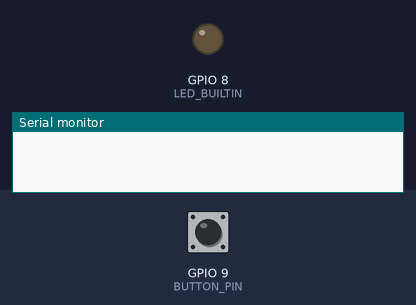
The sketch below on a simulated ESP32-S3. Parts: output pins drawn as LEDs (lit = HIGH), the last lines printed to the serial monitor. The inputs (shaded band) are chosen by the test bench; at power-on: GPIO 9 (BUTTON_PIN) HIGH. WiFi joins after 1.5 s; servers stay silent unless stated; I2S audio is not simulated (input reads silence).

Above: at 0.0 s.
At 5.2 s:
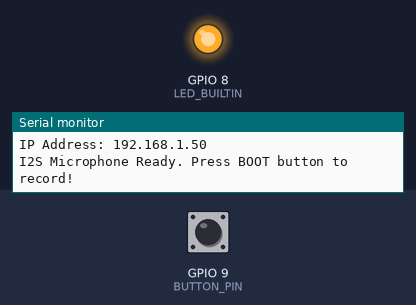
5.3 s: GPIO 9 (BUTTON_PIN) pulled LOW for 0.15 s
Timing chart, 0 to 8.3 s (numbered marks = the images above; inputs shaded):
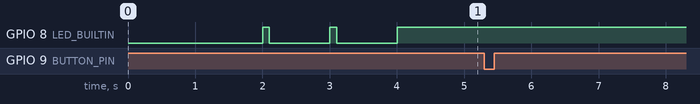

The sketch:

Mic.ino
```cpp
#include <WiFi.h>
#include "esp_wifi.h"
#include <driver/i2s.h>

// --- Network Settings ---
const char* ssid = "moto";
const char* password = "Akshaykumar401";

// Server Details (Update with your computer's local IPv4)
const char* serverIP = "192.168.3.234";
const int serverPort = 5000;

// --- Hardware Pins ---
#define LED_BUILTIN 8   // Onboard Blue LED
#define BUTTON_PIN 9    // Onboard BOOT Button
#define I2S_SD 4        // INMP441 SD (Serial Data)
#define I2S_WS 5        // INMP441 WS (Word Select)
#define I2S_SCK 6       // INMP441 SCK (Clock)

#define I2S_PORT I2S_NUM_0
#define SAMPLE_RATE 16000
#define RECORD_TIME_SEC 60 // Max 1 minute recording

// Processing 512 16-bit samples (1024 bytes) per chunk prevents Wi-Fi stutter
#define SAMPLES_PER_CHUNK 512

void setupI2S() {
  i2s_config_t i2s_config = {
    .mode = (i2s_mode_t)(I2S_MODE_MASTER | I2S_MODE_RX),
    .sample_rate = SAMPLE_RATE,
    .bits_per_sample = I2S_BITS_PER_SAMPLE_32BIT, // Native 24/32-bit format of INMP441
    .channel_format = I2S_CHANNEL_FMT_ONLY_LEFT,
    .communication_format = i2s_comm_format_t(I2S_COMM_FORMAT_STAND_I2S),
    .intr_alloc_flags = ESP_INTR_FLAG_LEVEL1,
    .dma_buf_count = 8,
    .dma_buf_len = 512,
    .use_apll = false
  };

  i2s_pin_config_t pin_config = {
    .bck_io_num = I2S_SCK,
    .ws_io_num = I2S_WS,
    .data_out_num = I2S_PIN_NO_CHANGE,
    .data_in_num = I2S_SD
  };

  i2s_driver_install(I2S_PORT, &i2s_config, 0, NULL);
  i2s_set_pin(I2S_PORT, &pin_config);
}

void streamAudioToServer() {
  if (WiFi.status() != WL_CONNECTED) {
    Serial.println("Wi-Fi disconnected!");
    return;
  }

  WiFiClient client;

  Serial.println("Connecting to server...");
  if (!client.connect(serverIP, serverPort)) {
    Serial.println("Server connection failed!");
    return;
  }

  Serial.println("Connected! Streaming clear audio...");

  // Send Chunked HTTP Headers
  client.println("POST /upload HTTP/1.1");
  client.printf("Host: %s:%d\r\n", serverIP, serverPort);
  client.println("Content-Type: audio/l16; rate=16000; channels=1");
  client.println("Transfer-Encoding: chunked");
  client.println("Connection: close");
  client.println();

  int32_t raw_i2s[SAMPLES_PER_CHUNK];
  int16_t pcm16[SAMPLES_PER_CHUNK];
  size_t bytes_read = 0;
  size_t total_sent = 0;

  unsigned long startTime = millis();

  while ((millis() - startTime < RECORD_TIME_SEC * 1000) && (digitalRead(BUTTON_PIN) == LOW)) {
    // Read 32-bit audio samples from I2S DMA
    i2s_read(I2S_PORT, &raw_i2s, sizeof(raw_i2s), &bytes_read, portMAX_DELAY);

    int samplesCount = bytes_read / 4;
    if (samplesCount > 0) {
      for (int i = 0; i < samplesCount; i++) {
        // Shift 14 bits to extract 16-bit PCM and apply 3x clean gain
        int32_t val = (raw_i2s[i] >> 14) * 3;

        // Hard soft-limiting to prevent clipping noise
        if (val > 32767) val = 32767;
        if (val < -32768) val = -32768;

        pcm16[i] = (int16_t)val;
      }

      size_t send_size = samplesCount * 2; // 2 bytes per 16-bit sample

      // Send chunk in standard HTTP Chunked format
      client.printf("%X\r\n", send_size);
      client.write((uint8_t*)pcm16, send_size);
      client.print("\r\n");

      total_sent += send_size;

      // Crucial delay to yield CPU time to the Wi-Fi stack and prevent frame drop stutter
      vTaskDelay(1);
    }
  }

  // End HTTP Chunked Stream
  client.println("0\r\n\r\n");

  Serial.printf("Recording finished! Total bytes sent: %d\n", total_sent);
  client.stop();

  digitalWrite(LED_BUILTIN, HIGH);
}

void setup() {
  Serial.begin(115200);
  pinMode(LED_BUILTIN, OUTPUT);
  pinMode(BUTTON_PIN, INPUT_PULLUP);

  delay(2000);

  Serial.println("Initializing System...");

  // Cap Wi-Fi TX power to 8.5dBm to eliminate peak power noise
  WiFi.mode(WIFI_STA);
  esp_wifi_set_max_tx_power(WIFI_POWER_8_5dBm);

  Serial.println("Connecting Wi-Fi...");
  WiFi.begin(ssid, password);

  while (WiFi.status() != WL_CONNECTED) {
    digitalWrite(LED_BUILTIN, HIGH);
    delay(100);
    digitalWrite(LED_BUILTIN, LOW);
    delay(900);
    Serial.print(".");
  }

  digitalWrite(LED_BUILTIN, HIGH);
  Serial.println("\nSuccessfully Connected!");
  Serial.print("IP Address: ");
  Serial.println(WiFi.localIP());

  setupI2S();
  Serial.println("I2S Microphone Ready. Press BOOT button to record!");
}

void loop() {
  if (digitalRead(BUTTON_PIN) == LOW) {
    delay(50); // Debounce
    if (digitalRead(BUTTON_PIN) == LOW) {
      streamAudioToServer();
      while (digitalRead(BUTTON_PIN) == LOW); // Wait until button is released
    }
  }
}
```
